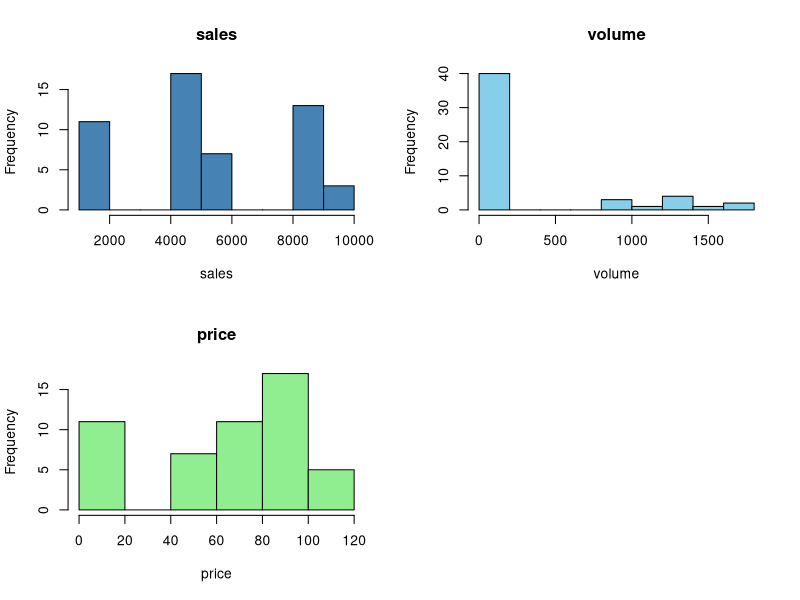
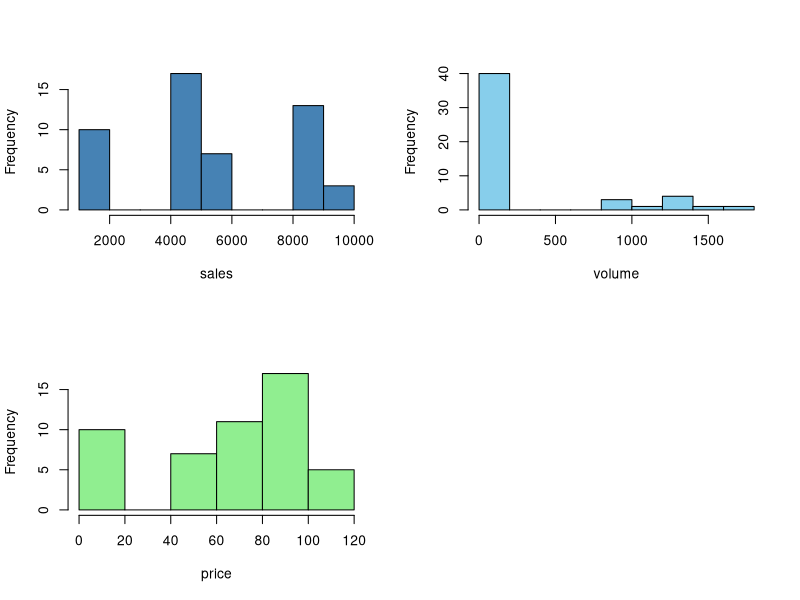
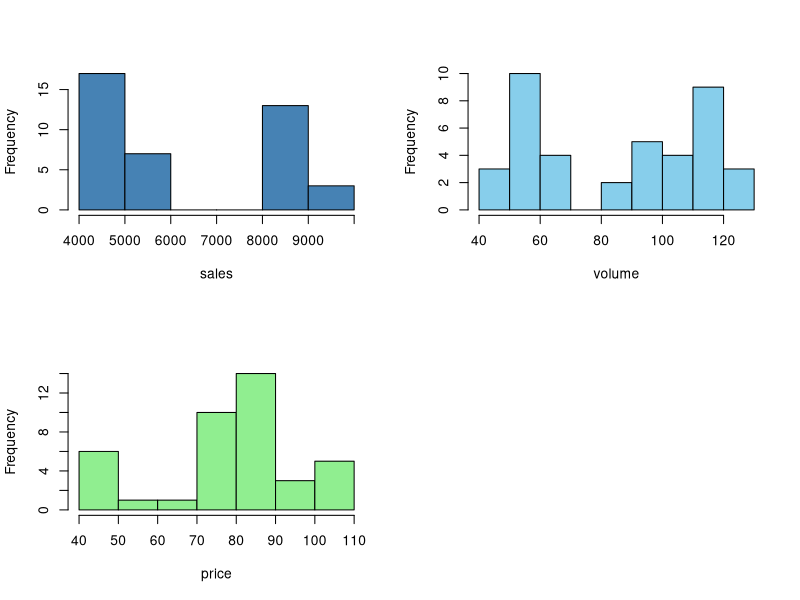
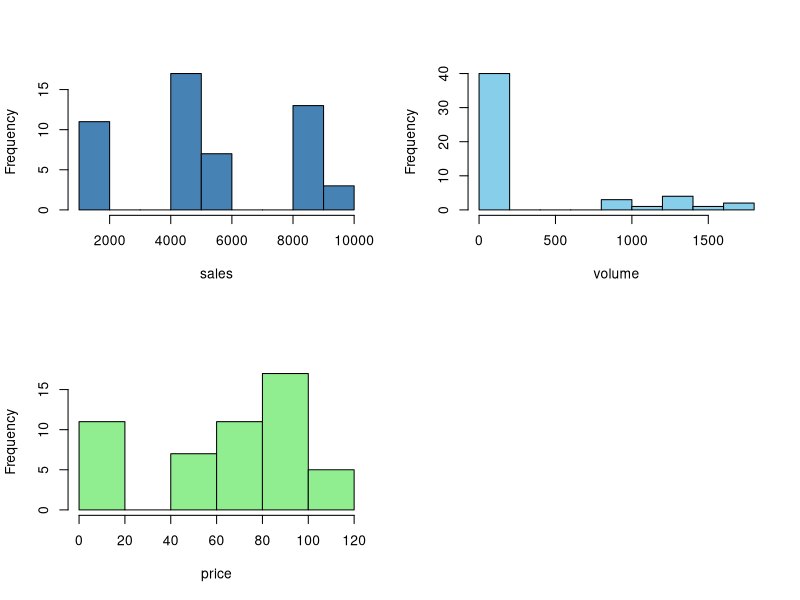
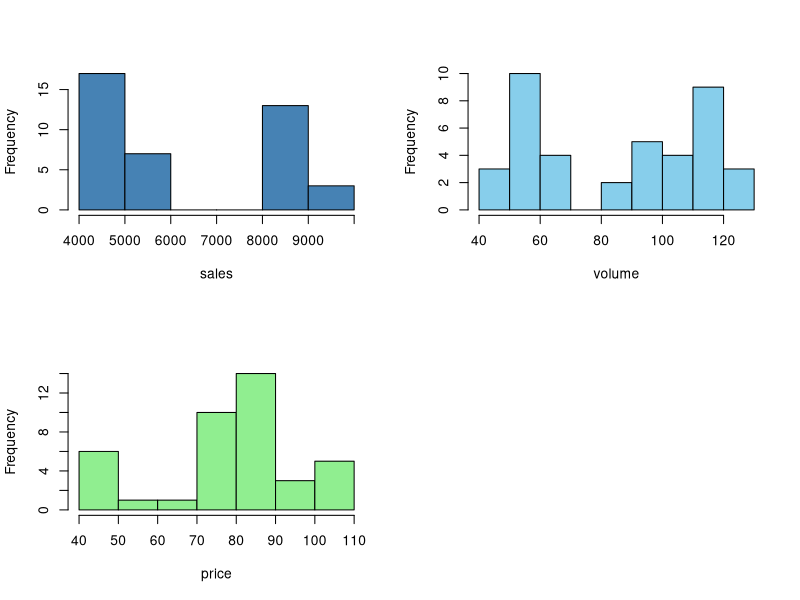

These charts were generated, in order, by the following R code: (Note: this script raises an error after producing the figures.)
# Preparing for sales prediction app

# Data wrangling ----------------------------------------------------------

## Prerequisite libraries and setup

# Show libraries to final users;
# Do not show setwd part;
# Briefly describe the dataset;

library(dplyr)
library(lubridate)
library(splines)
library(ggplot2)
library(forecast)
library(e1071)

setwd("/home/georgy/Документы/Rstudio/baltika")

## Data download and transformation

# Read the data from .csv file;
# Briefly explore the type of data;

mydata <- read.csv(file = "data.csv", stringsAsFactors = FALSE)

str(mydata) 
head(mydata) 
dim(mydata)
summary(mydata)

# Convert data to date format;
# Multiply sales by thousand to get to currency;
# Filter *NA* values from all columns;
# Filter rows with sales = 0;
# Filter rows with volume = 0;
# Compute price as a fraction of sales / volume;
# Reduce map - need: week, shop, sku, sales, price, volume;


mydata$week <- ymd(mydata$Date_Id)
mydata$sales <- mydata$valuesales * 1000
dim(mydata)[1] - sum(complete.cases(mydata))
mydata <- mydata %>% filter(volumesales > 0)
mydata <- mydata %>% filter(sales > 0)
mydata$price <- round(mydata$sales / mydata$volumesales, 4)
mydata <- mydata %>% select(week, shop = Shop_Id, sku = SKU_Id, 
                            sales, price, volume = volumesales)

# Remove outliers from the dataset ----------------------------------------

# Check skewness of the data;
# Skewness shows positive skew for sales, price, volume;
# Price is the most heavily skewed to the right;

t1 <- tribble(~feature, ~coef_skewness, ~ mean,
                "sales", skewness(mydata$sales), mean(mydata$sales),
                "price", skewness(mydata$price), mean(mydata$price),
                "volume", skewness(mydata$volume), mean(mydata$volume))

t2 <- tribble(~median, ~max, ~min,
              median(mydata$sales), max(mydata$sales), min(mydata$sales),
              median(mydata$price), max(mydata$price), min(mydata$price),
              median(mydata$volume), max(mydata$volume), min(mydata$volume))

cbind(t1, t2)
rm(t1, t2)

tribble(~feature, ~coeff.variation,
        "sales", sd(mydata$sales) / mean(mydata$sales) * 100,
        "price", sd(mydata$price) / mean(mydata$price) * 100,
        "volume", sd(mydata$volume) / mean(mydata$volume) * 100)

# Visualize outliers with histograms.
# Sales histogram shows that there are sales with values up to 4e+05. There are 
# so few observations with sales higher than 1e+04 that they do not show up on
# the histogram. The size of the sales axis marks that there are outliers;
# Histogram of volume confirms the presence of outliers;
# Strangely, but price histogram also shows wide spread of prices with 
# concentration around zero. It indicates that outliers in sales and volume
# do not match by observations;


par(mfrow = c(2, 2))
hist(mydata$sales, col = "steelblue", main = "sales", xlab = "sales")
hist(mydata$volume, col = "skyblue", main = "volume", xlab = "volume")
hist(mydata$price, col = "lightgreen", main = "price", xlab = "price")
par(mfrow = c(1,1))

# Despite multiple options to deal with outliers, the most sensible choice is
# to remove them. This choice makes sense since the number of outliers is small
# and it will not disturb the modeling. Removing outliers will benefit to
# increasing speed of future application as well;

# Cook's distance;
# Make a formula for sales ~ price + volume;
# Calculate Cook's distances;
# Setup cut-off distance value as 4 / n as given in the source:
# http://gradientdescending.com/introduction-to-outlier-detection/
# Mark outliers in the dataset;

form <- as.formula(log(sales) ~ price + volume)
mod <- lm(form, data = mydata)

cooksd <- cooks.distance(mod)
cut_off <- 4 / nrow(mydata) # setup cutoff value as 4 / n

cooks_data <- data.frame(cooksd, cut_off, test = cooksd >= cut_off)
mydata <- mydata %>% mutate(cooksd = cooks_data$test)
rm(mod, cooksd, cut_off, form, cooks_data)
summary(mydata$cooksd)

# Applying Cook's distance method to the dataset reduced the number of outliers
# by 42k rows. Volume range decreased by 5 times. The same for the price range.
# The same for the sales range;
# There are many outliers left in the dataset in all three features. Cook's
# distance method returned poor result, because there are *mistakes* in the
# dataset, that make the model fit to them;

par(mfrow = c(2, 2))
hist(mydata$sales[mydata$cooksd == F], main = "", col = "steelblue", xlab = "sales")
hist(mydata$volume[mydata$cooksd == F], main = "", col = "skyblue", xlab = "volume")
hist(mydata$price[mydata$cooksd == F], main = "", col = "lightgreen", xlab = "price")
par(mfrow = c(1,1))

# Interquantile range
# Univariate method of removing outliers with 1.5IQ;
# Calculate quantiles and interquantile interval for sales, price, volume
# Remove values that are out of the range of 1.5IQ;

out_sales <- boxplot.stats(mydata$sales)$out
out_price <- boxplot.stats(mydata$price)$out
out_volume <- boxplot.stats(mydata$volume)$out

mydata$iqr <- 0
mydata$iqr[mydata$sales %in% out_sales] <- 1
mydata$iqr[mydata$price %in% out_price] <- 1
mydata$iqr[mydata$volume %in% out_volume] <- 1

mydata$iqr[mydata$iqr == 0] <- "FALSE"
mydata$iqr[mydata$iqr == 1] <- "TRUE"
mydata$iqr <- as.logical(mydata$iqr)
rm(out_sales, out_price, out_volume)
summary(mydata$iqr)

# Cleaning out the dataset with one-by-one outliers extraction results in
# better identification of outliers than Cook's distance approach. However
# there are still to many outliers in the data. The algorithm worked well
# on sales, but the volume and the price required further exploration;

par(mfrow = c(2, 2))
hist(mydata$sales[mydata$iqr == F], main = "", col = "steelblue", xlab = "sales")
hist(mydata$volume[mydata$iqr == F], main = "", col = "skyblue", xlab = "volume")
hist(mydata$price[mydata$iqr == F], main = "", col = "lightgreen", xlab = "price")
par(mfrow = c(1,1))

# Mahalanobis distance;
# Calculate Mahalanobis distances;
# Setup cutoff value for confidence level .95 according to the source Model 2:
# https://www.r-bloggers.com/a-new-way-to-handle-multivariate-outliers/
# Test outliers using MD and cutoff;

mah_data <- mydata[, c("sales", "price", "volume")]
mah_data$sales <- log(mah_data$sales)

alpha <- 0.001
cutoff <- (qchisq(p = 1 - alpha, df = ncol(mah_data)))

mahal_r <- mahalanobis(mah_data, colMeans(mah_data), cov(mah_data))
mah_data <- mah_data %>% mutate(mhlbs = mahal_r, 
                                crit = cutoff, 
                                test = mhlbs >= crit)

mydata$mhlbs <- mah_data$test
rm(mah_data, mahal_r)
summary(mydata$mhlbs)

# MD method detected less outliers than Cook's distance and 2.5 less outliers
# than interquantile range method. The reason as in case with CD is the impact
# from large *misprint* values in sales and volume;

par(mfrow = c(2, 2))
hist(mydata$sales[mydata$mhlbs == F], main = "", col = "steelblue", xlab = "sales")
hist(mydata$volume[mydata$mhlbs == F], main = "", col = "skyblue", xlab = "volume")
hist(mydata$price[mydata$mhlbs == F], main = "", col = "lightgreen", xlab = "price")
par(mfrow = c(1,1))

# MD is preferable method as it allows to setup cutoff depending on the conf
# level required by research. I try different approach to outliers detection;
# 1. Identify outliers one-by-one with IQ method;
# 2. Run MD on cleaned dataset;

mydata <- mydata %>% filter(iqr == FALSE)

mah_data <- mydata[, c("sales", "price", "volume")]
mah_data$sales <- log(mah_data$sales)

mahal_r <- mahalanobis(mah_data, colMeans(mah_data), cov(mah_data))
mah_data <- mah_data %>% mutate(mhlbs = mahal_r, 
                                crit = cutoff, 
                                test = mhlbs >= crit)

mydata$mhlbs <- mah_data$test
mydata <- mydata %>% filter(mhlbs == FALSE) %>% select(-c(cooksd, iqr, mhlbs))
rm(mahal_r, mah_data)

# There are two clusters if I look at price and volume columns. It is strange
# that there so many items with price about 0 / liter. Most likely, there is
# no chance the price is that low. It might be a mistake in input data. Need
# to verify this hypothesis.

# There are two clusters in the price column. First is a cluster with many 
# observations lower than 10. Second is the price range from 40 to 120 - it 
# resembles the normal distribution.

par(mfrow = c(2, 2))
hist(mydata$sales, main = "", col = "steelblue", xlab = "sales")
hist(mydata$volume, main = "", col = "skyblue", xlab = "volume")
hist(mydata$price, main = "", col = "lightgreen", xlab = "price")
par(mfrow = c(1,1))

# Drill down to prices lower than 10;
# Data is grouped in ranger from 0 to 2.5;
# Find how the price is distributed between 2.5 and 6.0;
# Find how the price is distributed between 0 and 2.5;


hist(mydata$price[mydata$price < 10], 
     main = "", col = "lightgreen", xlab = "price")

hist(mydata$price[mydata$price >=2.5 & mydata$price < 6], 
     main = "", col = "lightgreen", xlab = "price")

# Price distribution in range from 0 to 1.5 looks very similar to the second
# cluster - majority of the population is in the range of 0.7 - 0.9. It looks
# like the data for either sales or volume contained an order mistake (100 
# instead of 1000).
# Knowing this I can remove the items with price less than 20;

hist(mydata$price[mydata$price > 0 & mydata$price < 2.5], 
     main = "", col = "lightgreen", xlab = "price")

# There are almost no items in the range of 20 to 30 - I can exclude all items
# with price less than 30;

hist(mydata$price[mydata$price >= 20 & mydata$price < 40], 
     main = "", col = "lightgreen", xlab = "price")

# Exclude items with price less than 30;

mydata <- mydata %>% filter(price > 30)

# The distribution now looks more reliable and usable;

par(mfrow = c(2, 2))
hist(mydata$sales[mydata$clust == F], main = "", col = "steelblue", xlab = "sales")
hist(mydata$volume[mydata$clust == F], main = "", col = "skyblue", xlab = "volume")
hist(mydata$price[mydata$clust == F], main = "", col = "lightgreen", xlab = "price")
par(mfrow = c(1,1))

# Run MD on the data;

mah_data <- mydata[, c("sales", "price", "volume")]
mah_data$sales <- log(mah_data$sales)

mahal_r <- mahalanobis(mah_data, colMeans(mah_data), cov(mah_data))
mah_data <- mah_data %>% mutate(mhlbs = mahal_r, 
                                crit = cutoff, 
                                test = mhlbs >= crit)

mydata$mhlbs <- mah_data$test
rm(mah_data, mahal_r, alpha, cutoff)

# Running MD allows to kick another 60k of items;

par(mfrow = c(2, 2))
hist(mydata$sales[mydata$mhlbs == F], main = "", col = "steelblue", xlab = "sales")
hist(mydata$volume[mydata$mhlbs == F], main = "", col = "skyblue", xlab = "volume")
hist(mydata$price[mydata$mhlbs == F], main = "", col = "lightgreen", xlab = "price")
par(mfrow = c(1,1))

mydata <- mydata %>% filter(mhlbs == FALSE) %>% select(-mhlbs)
summary(mydata)

# Choose top items and top shops ------------------------------------------

# The model needs significant items only. Here I apply Pareto method to find
# top items that together contribute to 80% of volume sales;

by_skuid <- mydata %>% 
        group_by((sku)) %>% 
        summarise(volume = sum(volume)) %>% arrange(desc(volume))

by_skuid <- by_skuid %>% 
        mutate(weight = volume / sum(volume), acc_weight = cumsum(weight)) %>% 
        filter(acc_weight < 0.81)

head(by_skuid)

# Make a list of top items;
# Filter the dataset to leave top items only;

sku_list <- unique(by_skuid$`(sku)`)
mydata <- mydata %>% filter(sku %in% sku_list)
rm(by_skuid, sku_list)

# Repeat Pareto exercise for shops;

top_shops <- mydata %>% 
        group_by(shop) %>% 
        summarise(volume = sum(volume)) %>% arrange(desc(volume)) %>% 
        mutate(weight = volume / sum(volume), acc_weight = cumsum(weight)) %>% 
        filter(acc_weight < 0.81)

head(top_shops)

shops_list <- unique(top_shops$shop)
mydata <- mydata %>% filter(shop %in% shops_list)
rm(top_shops, shops_list)

# Plot mydata;
# There are 4 levels of sales - consider them as factor variable, as if
# they were representative of different retail shops. Test this hypothesis;

par(mfrow = c(2, 2))
hist(mydata$sales, main = "", col = "steelblue", xlab = "sales")
hist(mydata$volume, main = "", col = "skyblue", xlab = "volume")
hist(mydata$price, main = "", col = "lightgreen", xlab = "price")
par(mfrow = c(1,1))

hist(mydata$sales[mydata$sales > 6000 & mydata$sales <= 10000], 
     main = "", col = "steelblue", xlab = "sales")
unique(mydata$sales)

# The hypothesis to make factor out of sales does not work straight -
# we need sales to sum up and find how the sales changed over time;
# Another hypothesis: cluster sales and test if the same shops will be in
# the same clusters. Then use clusters as a factor variables?
# Not needed - I won't use sales as a factor. The only external regressor I
# plan to use is price.

# Find how the volume changed on weekly basis;

by_weeks <- mydata %>% group_by(week) %>% summarise(sales = sum(sales),
                                                     volume = sum(volume),
                                                     price = mean(price))

# There are 62 weeks in the dataset - while the starting and ending dates
# are within one year 2019. This means that some of the dates double the weeks.
# Add week as a repetitive date and then use it to group the dataset in 52 
# groups.

length(unique(by_weeks$week))
rm(by_weeks)

mydata$wk <- lubridate::week(mydata$week)
by_weeks <- mydata %>% group_by(wk) %>% summarise(sales = sum(sales), 
                                                  volume = sum(volume), 
                                                  price = mean(price))

# Plotting volume by weeks shows decreasing volume sales with local extreme
# on week 37. There are weeks when volume is very high compared to other weeks;

ggplot(by_weeks) + 
        geom_point(aes(wk, volume, color = price, size = sales), alpha = 3/4) +
        scale_color_gradient(low = "green", high = "red") + xlab("") +
        geom_smooth(aes(wk, volume))

# Filter weeks with volume over 1.5M;
# Check if increase was due to specific shops;

top_weeks <- by_weeks %>% filter(volume > 1500000)

chk_tweeks <- mydata %>% filter(wk %in% unique(top_weeks$wk))

# All shops in both data frames are equal;
# All sju in both data frames are equal;

length(unique(chk_tweeks$shop)) == length(unique(mydata$shop))
length(unique(chk_tweeks$sku)) == length(unique(mydata$sku))

# Impute values on top weeks with mean of nearest 4 values;
# Write imputing function to substitue sales and volume;

unique(chk_tweeks$wk)
rm(chk_tweeks)

impute.outs <- function(wks, n, data, column) {
        low_wk <- wks - n # setup lower limit;
        hi_wk <- wks + n  # setup higher limit;
        range <- low_wk:hi_wk # make range;
        mean_dat <- data %>% filter(wk %in% range & !wk == wks)
        mean_dat <- mean_dat[, column]
        mean_dat <- mean(as.vector(unlist(mean_dat)))
        mean_dat
}

impute.outs(1, 2, by_weeks, column = "volume") # test function;

# Run imputing function across sequence of top weeks;

list_weeks <- unique(top_weeks$wk)

for (i in list_weeks) {
        by_weeks$volume[i] <- impute.outs(i, 1, by_weeks, "volume")
        by_weeks$sales[i] <- impute.outs(i, 1, by_weeks, "sales")
}

# The volume tend to decrease over time and with price increase;

ggplot(by_weeks) + 
        geom_point(aes(wk, volume, color = price, size = sales), alpha = 3/4) +
        scale_color_gradient(low = "green", high = "red") + xlab("") +
        geom_smooth(aes(wk, volume))

rm(top_weeks, by_weeks, i, list_weeks)

# We use time series with weekly data;
# There has to be a possibility to choose different SKU by week;
# Group data by SKU and week;
# Write final result for SKU and week in .csv file for future Shiny app;

mydata <- mydata %>% group_by(wk, sku) %>% summarise(sales = sum(sales), 
                                                     volume = sum(volume), 
                                                     price = mean(price))
head(mydata)
write.csv(mydata, "mydata.csv")
rm(mydata)
warnings()


